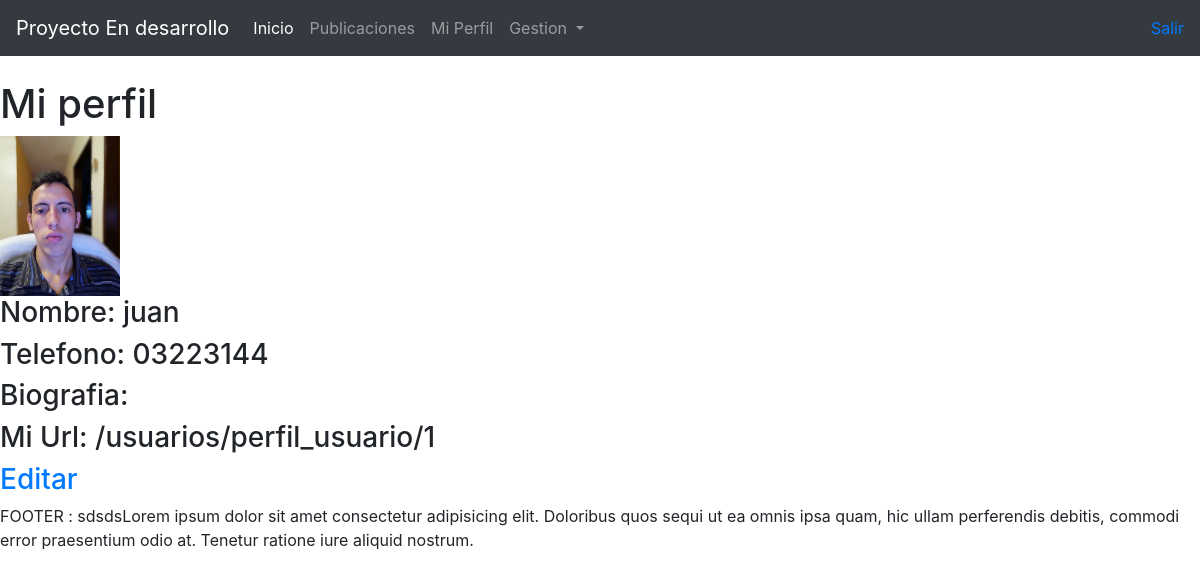
The app's page /usuarios/Perfil/ (signed in) with its own data.
### usuarios/models.py (models this page shows)
class Usuarios(AbstractUser):
    first_name=None
    last_name=None
    id = models.AutoField(primary_key=True)
    telefono = models.CharField(max_length=100, blank=True, null=True)
    imagen_perfil = models.ImageField(upload_to ='usuarios/perfil/',null=True)
    biografia = models.TextField(blank=True)
    url_perfil = models.CharField(max_length=200, null=True)
    ultima_modificacion = models.DateTimeField(auto_now=True)
    def __str__(self):
        return self.username
    class Meta:
        verbose_name = 'Usuario'
        verbose_name_plural = 'Usuarios'

### usuarios/views.py (the view)
# urls.py: path('Perfil/', Perfil, name='perfil'),
def Perfil(request):
    unico=Usuarios.objects.get(id=request.user.id)
    print(unico)
    print(unico.id)
    print(unico.telefono)
    print(unico.biografia)
    print(unico.url_perfil)
    print(unico.imagen_perfil)
    print(" ")
    print(" ")
    contexto={'MiUsuario':unico}
    return render(request,"usuarios/perfil.html",contexto)

### usuarios/templates/usuarios/perfil.html (shortened to what this page needs)
{% extends "base.html" %}
{% load static %}
{% block contenidoPrincipal %}
<br>
<h1>Mi perfil</h1>
{% if MiUsuario.imagen_perfil %}
    <img src="{{MiUsuario.imagen_perfil.url}}" alt="" width="10%">
{% endif %}
<br>
<h3>Nombre: {{MiUsuario.username}}</h3>
<h3>Telefono: {{MiUsuario.telefono}}</h3>
<h3>Biografia: {{MiUsuario.biografia}}</h3>
<h3>Mi Url: {{MiUsuario.url_perfil}}</h3>
<h3><a href="{% url 'usuarios:editar_perfil' id_perfil=MiUsuario.id %}">Editar</a></li></h3>
{% endblock %}

### records on screen
Usuarios: imagen_perfil (picture), username "juan", telefono "03223144", url_perfil "/usuarios/perfil_usuario/1"
